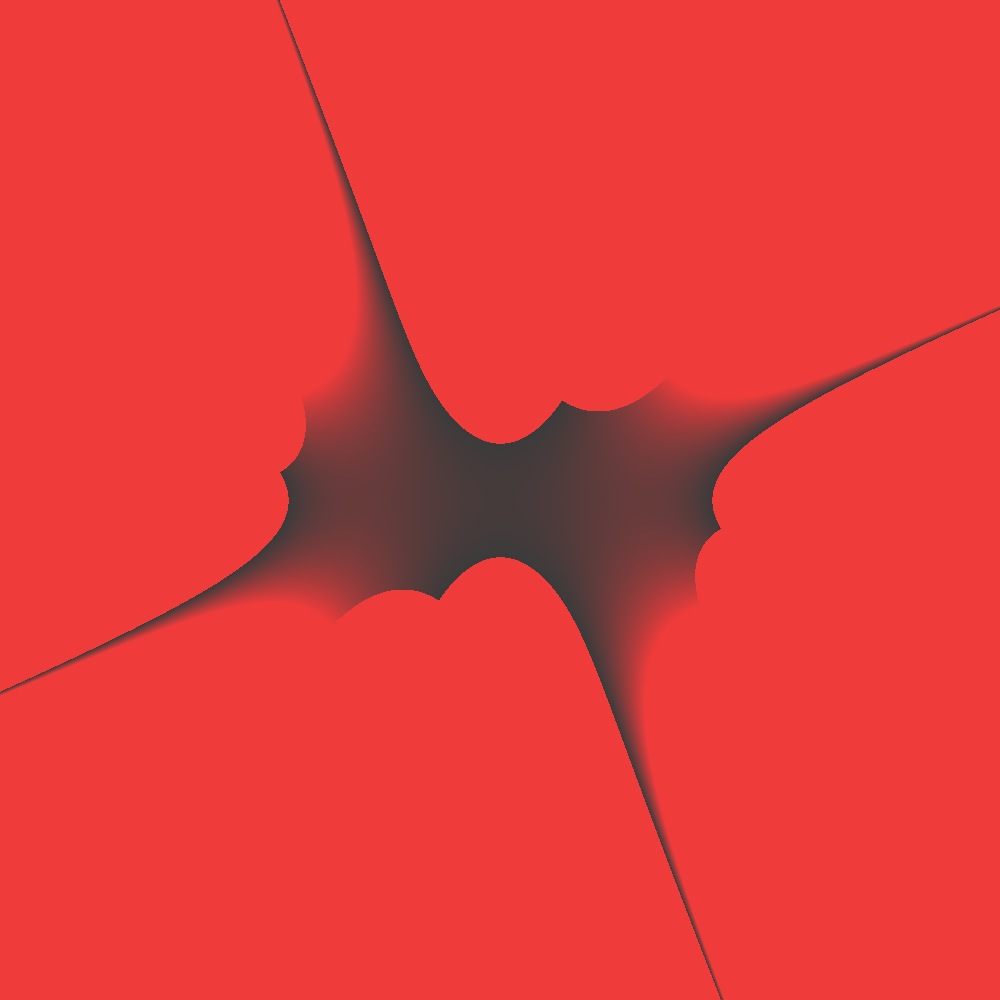
Frame 1 (no input)
Frame 60 (the mouse pressed at the canvas centre just before this capture): identical to frame 1, image omitted
Frame 120 (the mouse held since frame 60 and released just before this capture): identical to frame 1, image omitted

The Processing sketch that drew this single still picture (run headless with seeded random() and noise(); from frame 60 on, the mouse is pressed at the canvas centre):

// Processing sketch: MandelBrot
// ── MandelBrot.pde
import java.lang.Math;
import java.util.Arrays;

private int iterations = 100;
private int iterationCounter = 0;
//private color currentColor;
private float c = -0.75;
private int screenSize = 1000;
void setup() {
  size(1000, 1000);
  for (float x = -3; x < 3; x+=0.006) {
    for (float y = -3; y < 3; y+=0.006) {
      stroke(mandel(x,y));
      point(map(x,-3,3,0,1000),map(y,-3,3,0,1000));
    }
  }
}

private color mandel(float initialX, float initialY) {
 // currentColor = color(255, 255, 255);
   color adsfk = mandelRecursive(initialX, initialY);
  return adsfk;
}
private color mandelRecursive(float previousValueX, float previousValueY) {
  float newX =previousValueX*previousValueX+c-(previousValueY*previousValueY);
  float newY =previousValueX*previousValueY*2;
  if (iterationCounter <= iterations) {
    iterationCounter++;    
    mandelRecursive(newX,newY);
  }
  iterationCounter = 0;
  //println(newX+newY+c);
  //println(newX+newY-c);
 // print((newX+newY+c)+" __");
  color cO = Math.abs(-1*(newX*newX+-newY*newY)+c)<1.5 && newX*newY*2< Math.abs(0.866)?color(map(-1*(newX*newX+-newY*newY)+c,-1.5,1.5,0,255),0,0):color(255,0,0);
  return cO;
}

void draw() {
}
